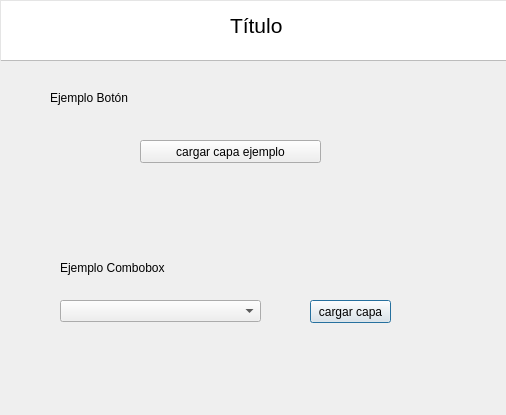
<?xml version="1.0" encoding="UTF-8"?>
<ui version="4.0">
 <class>SigCaceresDialogBase</class>
 <widget class="QDialog" name="SigCaceresDialogBase">
  <property name="geometry">
   <rect>
    <x>0</x>
    <y>0</y>
    <width>506</width>
    <height>415</height>
   </rect>
  </property>
  <property name="windowTitle">
   <string>Sig Caceres</string>
  </property>
  <widget class="QLabel" name="label">
   <property name="geometry">
    <rect>
     <x>230</x>
     <y>10</y>
     <width>271</width>
     <height>31</height>
    </rect>
   </property>
   <property name="font">
    <font>
     <pointsize>16</pointsize>
    </font>
   </property>
   <property name="text">
    <string>Título</string>
   </property>
  </widget>
  <widget class="QLabel" name="label_3">
   <property name="geometry">
    <rect>
     <x>0</x>
     <y>0</y>
     <width>511</width>
     <height>61</height>
    </rect>
   </property>
   <property name="styleSheet">
    <string notr="true">background-color: rgb(255, 255, 255);
border:0.5px solid rgb(229, 229, 229);
border-bottom-color: rgb(188, 188, 188)


</string>
   </property>
   <property name="text">
    <string/>
   </property>
  </widget>
  <widget class="QLabel" name="label_icon">
   <property name="geometry">
    <rect>
     <x>0</x>
     <y>10</y>
     <width>111</width>
     <height>41</height>
    </rect>
   </property>
   <property name="text">
    <string/>
   </property>
   <property name="pixmap">
    <pixmap resource="../resources.qrc">:/plugins/sig_caceres/iconos/logo-sig.png</pixmap>
   </property>
   <property name="scaledContents">
    <bool>true</bool>
   </property>
  </widget>
  <widget class="QLabel" name="label_icon_ayti">
   <property name="geometry">
    <rect>
     <x>110</x>
     <y>10</y>
     <width>91</width>
     <height>41</height>
    </rect>
   </property>
   <property name="text">
    <string/>
   </property>
   <property name="pixmap">
    <pixmap resource="../resources.qrc">:/plugins/sig_caceres/iconos/logo-ayto.png</pixmap>
   </property>
   <property name="scaledContents">
    <bool>true</bool>
   </property>
  </widget>
  <widget class="QComboBox" name="comboBox_capas">
   <property name="geometry">
    <rect>
     <x>60</x>
     <y>300</y>
     <width>201</width>
     <height>22</height>
    </rect>
   </property>
  </widget>
  <widget class="QPushButton" name="b_cargacapacombobox">
   <property name="geometry">
    <rect>
     <x>310</x>
     <y>300</y>
     <width>81</width>
     <height>23</height>
    </rect>
   </property>
   <property name="text">
    <string>cargar capa</string>
   </property>
  </widget>
  <widget class="QLabel" name="label_2">
   <property name="geometry">
    <rect>
     <x>60</x>
     <y>260</y>
     <width>121</width>
     <height>16</height>
    </rect>
   </property>
   <property name="text">
    <string>Ejemplo Combobox</string>
   </property>
  </widget>
  <widget class="QLabel" name="label_4">
   <property name="geometry">
    <rect>
     <x>50</x>
     <y>90</y>
     <width>121</width>
     <height>16</height>
    </rect>
   </property>
   <property name="text">
    <string>Ejemplo Botón</string>
   </property>
  </widget>
  <widget class="QPushButton" name="b_cargacapaejemplo">
   <property name="geometry">
    <rect>
     <x>140</x>
     <y>140</y>
     <width>181</width>
     <height>23</height>
    </rect>
   </property>
   <property name="text">
    <string>cargar capa ejemplo</string>
   </property>
  </widget>
  <zorder>label_3</zorder>
  <zorder>label</zorder>
  <zorder>label_icon</zorder>
  <zorder>label_icon_ayti</zorder>
  <zorder>comboBox_capas</zorder>
  <zorder>b_cargacapacombobox</zorder>
  <zorder>label_2</zorder>
  <zorder>label_4</zorder>
  <zorder>b_cargacapaejemplo</zorder>
 </widget>
 
 <connections/>
</ui>
